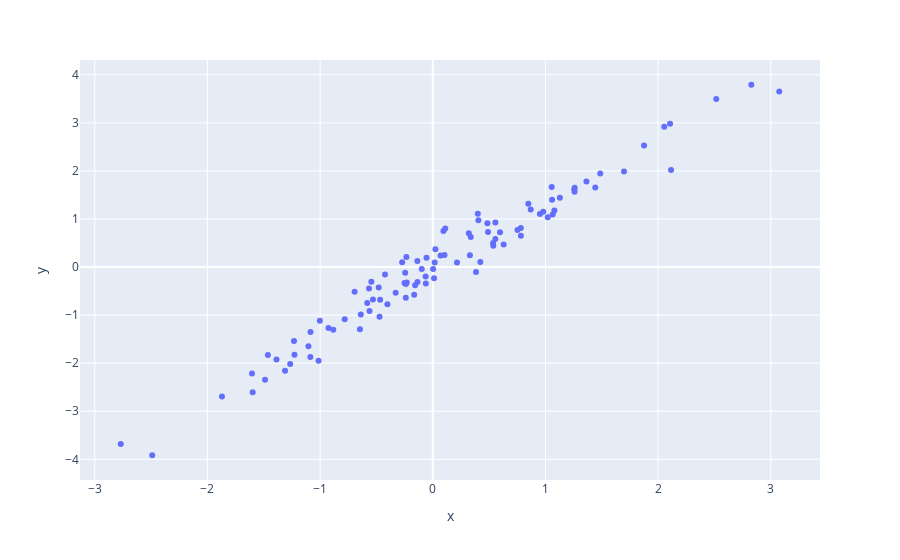
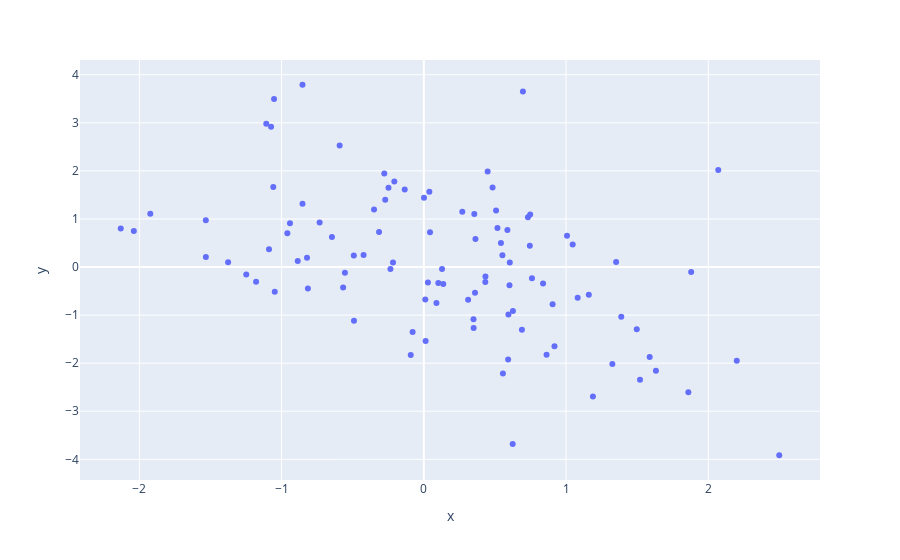

Notebook source saved alongside these figures, in order:
### Code cell
import numpy as np
np.random.seed(22)
N = 100
K = 2
x = np.random.normal(0,1,(N,K))
β = np.random.normal(0,1,(K))
e = np.random.normal(0,1,(N))*0.01
y = np.dot(x,β)+e
data = {"N":N,"K":K,"x": x.tolist(),"y": y.tolist()}

import plotly.express as px
px.scatter(x=x[:,1],y=y).show()
px.scatter(x=x[:,0],y=y).show()
